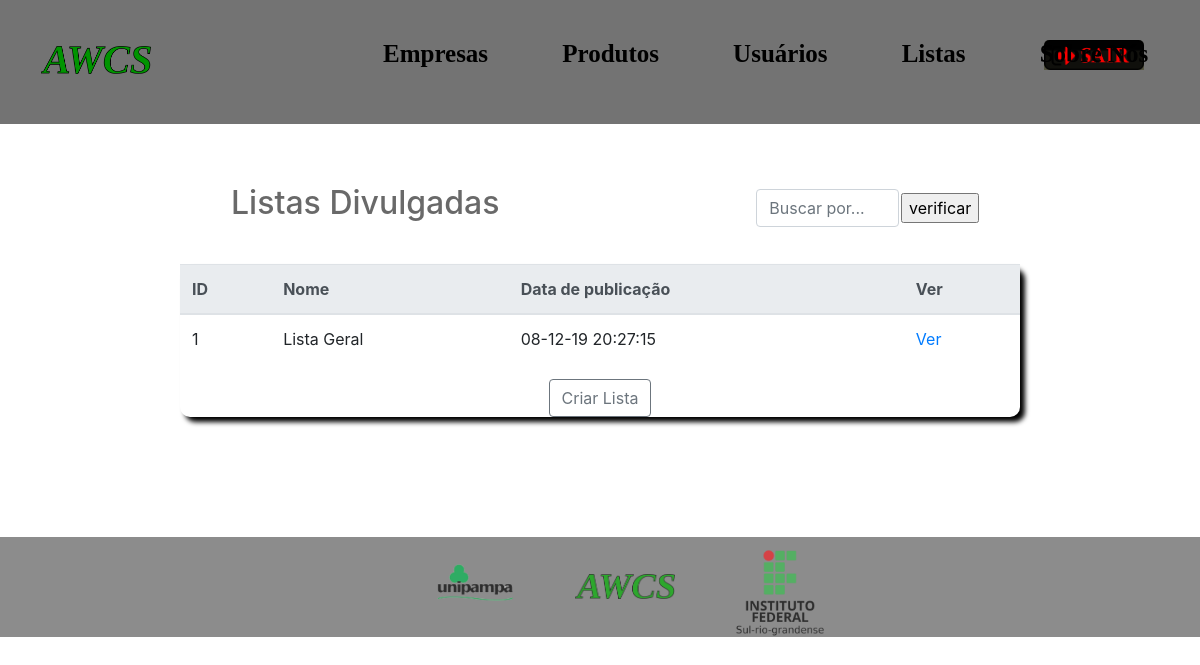
Page /lista/0.1mostra.php (signed in) on the committed database.
### tables this page shows
CREATE TABLE `lista` (
  `id` int(11) NOT NULL,
  `nome` varchar(45) DEFAULT NULL,
  `descricao` text,
  `Divulga` int(1) DEFAULT '0',
  `datahora_registro` varchar(45) DEFAULT NULL,
  `datahora_publicacao` varchar(45) DEFAULT NULL,
  `usuario_cad` int(11) NOT NULL
);

### lista/0.1mostra.php (the view, shortened to what this page needs)
<!DOCTYPE html>
<html lang="en">
<head>
    <link rel="stylesheet" href="../atuali/main.css">
    <link rel="stylesheet" href="../atuali/main2.css">
    <link rel="stylesheet" href="https://stackpath.bootstrapcdn.com/bootstrap/4.3.1/css/bootstrap.min.css">
</head>
<?php
    include '../funcoes.php';
    $pega  = mysqli_query($banco_de_dados,"select * from lista where divulga=1 order by id asc");
    $array = mysqli_fetch_all($pega,MYSQLI_ASSOC);
    $linha = mysqli_num_rows($pega);
?>
<body>
<header>
        <div class="cabes">
                <a href="../pag/pagina.php"> <img src="../pag/img/logoawcs.png" class="awcs"></a>
                <ul>
                    <li><h3><a href="../empredit/0-empresa.php"><b class="links_topo">Empresas</b></a></h3></li>
                    <li><h3><a href="../produto/0-prod.php"><b class="links_topo">Produtos</b></a></h3></li>
                    <li><h3><a href="../usuarios/1-usuarios.php"><b class="links_topo">Usuários</b></a></h3></li>
                    <li><h3><a href="../lista/0.1mostra.php"><b class="links_topo">Listas</b></a></h3></li>
                <li><h3><a href="../about.php"><b class="links_topo">Sobre Nós</b></a></h3></li>
            </ul>
            <div class="sair">
                    <a href="../login/logout.php"><div class="sair-1"></div></a>
            </div>
        </div>
    </header>
<section>
<div class="cab_da_tab">
              <h2>Listas Divulgadas</h2>
              <div class="col-lg-3">
              <div class="input-group">
                        <table><tr>
                        <form action="" method="POST" enctype="multipart/form-data" id="formP">
                        <td>
                        <input type="text" class="form-control" id="palavra" placeholder="Buscar por...">
                        </td><td>
                         <input type="submit" value="verificar">
                         </td>
                        </form>
                         </tr></table>
                    </div>
                </div>
            </div>
                <?php
                        if($linha == 0 )
                        {
                           echo  "<center style='color:red'><h1> Não há listas divulgadas!</h1> </center>";
                        }else{
                    ?>
        <div class="tabela" id='tabelap'>
                                    <table class="table table-hover">
                                    <thead class="thead-light">
                                        <tr>
                                            <th scope="col">ID</th>
                                            <th scope="col">Nome</th>
                                            <th scope="col">Data de publicação</th>
                                            <th scope="col">Ver</th>
                                        </tr>
              <tbody>
                  <?php
                    foreach ($array as $registro) {
                            ?>
                            <tr>
                                <td><?= $registro["id"]?></td>
                                <td><?= $registro["nome"]?></td>
                                <td><?= $registro["datahora_publicacao"]?></td>
                                <td><a href="1-mostra.php?idl=<?=$registro["id"]?>">Ver</a></td>
                            </tr>
                            <?php
                    }
                }
    ?>
              </tbody>
          </table>
          <center>
                     <a class="btn btn-outline-secondary"  href="0-cadastro.php" role="button">Criar Lista </a>
                     </center>
      </div>
</section>
   <footer class="espaço">
       <div class="final">
            <img src="../pag/img/unip.png" style="padding-bottom: 20px">
            <img src="../pag/img/logoawcs.png" class="awcs">
            <img src="../pag/img/if.png" alt="">
       </div>
   </footer>
</body>
</html>

### atuali/main.css (style rules this page uses)
body { width: 100%; height: 100%; margin: 0 }
.cabes { width: 100%; background-color: #737373; height: 124px; padding-top: 10px; }
.cabes img { width: 110px; float: left; margin-left: 41px; margin-top: 36px; }
.awcs { padding-bottom: 13px; }
.cabes ul li { display: inline-block; margin-left: 20%; margin-right: -14%; font-size: 10px; font-family: initial; margin-top: 29px; }
.cabes ul li h3 { font-size: 25px; }
.cabes ul li a { color: black; text-decoration: none; }
.sair { margin-left:87%; width: 100px;height: 40px; margin-top: -53px }
.sair-1 { background-image: url(../CSS/imagens/sair.png); width: 100px;height: 40px; border-radius: 5px; background-size: 100%; background-repeat: no-repeat; }
footer { margin-top: 50px; margin-bottom: 0; }
.final { margin-top: 20px; width: 100%; background-color: #737373; height: 100px; text-align: center; margin-bottom: 0; padding-top: 12px; margin-top: 10%; margin-bottom: 0; }
.final img { width: 100px; margin-left: 50px }
.tabela { border-radius: 10px; margin-left: 15%; width: 70%; height: auto; margin-top: 3%; box-shadow: 5px 5px 5px black; }
footer { margin-top: 10%; margin-bottom: 0; }

### atuali/main2.css (style rules this page uses)
body { width: 100%; height: 100%; }
.cab_da_tab { margin-left: 15%; margin-top: 5%; }
.cab_da_tab div { margin-left: 45%; margin-top: -42px; }
.cab_da_tab h2 { margin-left: 5%; color: dimgrey; }

### rows in the picture
lista: id "1", nome "Lista Geral", datahora_publicacao "08-12-19 20:27:15"
